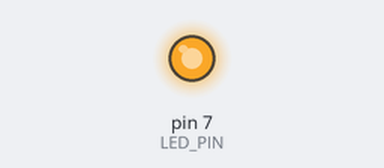
A sketch run on a simulated Arduino Uno, built with avr-gcc and run on an emulated ATmega328P. Parts: output pins drawn as LEDs (lit = HIGH).

Above: at 0.05 s.
At 0.65 s:
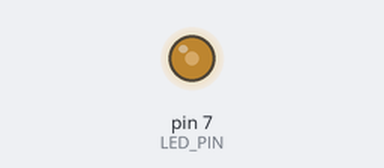
At 1.3 s:
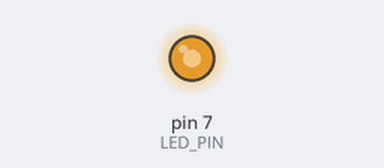
Timing chart, 0 to 3.5 s (numbered marks = the images above):
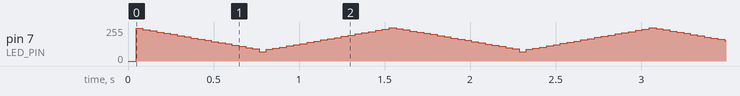

The sketch:

06_example_challenge2.ino
```cpp
#define LED_PIN 7

int period = 1000;
int duty = 0;

void set_period(int p)
{
  if (p < 100) {
    p = 100;
  }

  if (p > 10000) {
    p = 10000;
  }

  period = p;
}

void set_duty(int d)
{
  if (d < 0) {
    d = 0;
  }

  if (d > 100) {
    d = 100;
  }

  duty = d;

  unsigned long onTime;
  unsigned long offTime;

  onTime = (unsigned long)period * duty / 100;
  offTime = period - onTime;


  if (onTime > 0) {
    digitalWrite(LED_PIN, LOW);
    delayMicroseconds(onTime);
  }

  if (offTime > 0) {
    digitalWrite(LED_PIN, HIGH);
    delayMicroseconds(offTime);
  }
}

void setup()
{
  pinMode(LED_PIN, OUTPUT);

  set_period(100);      // 1 ms
  // 100 -> 1000, 10000으로 바꾸어 각각 확인하면 된다!

}

void loop()
{
  int repeatCount;

  repeatCount = 5000 / period;

  if (repeatCount < 1) {
    repeatCount = 1;
  }

  // 최소 밝기 -> 최대 밝기
  for (int d = 0; d <= 100; d++) {
    for (int i = 0; i < repeatCount; i++) {
      set_duty(d);
    }
  }

  // 최대 밝기 -> 최소 밝기
  for (int d = 99; d >= 0; d--) {
    for (int i = 0; i < repeatCount; i++) {
      set_duty(d);
    }
  }
}
```
